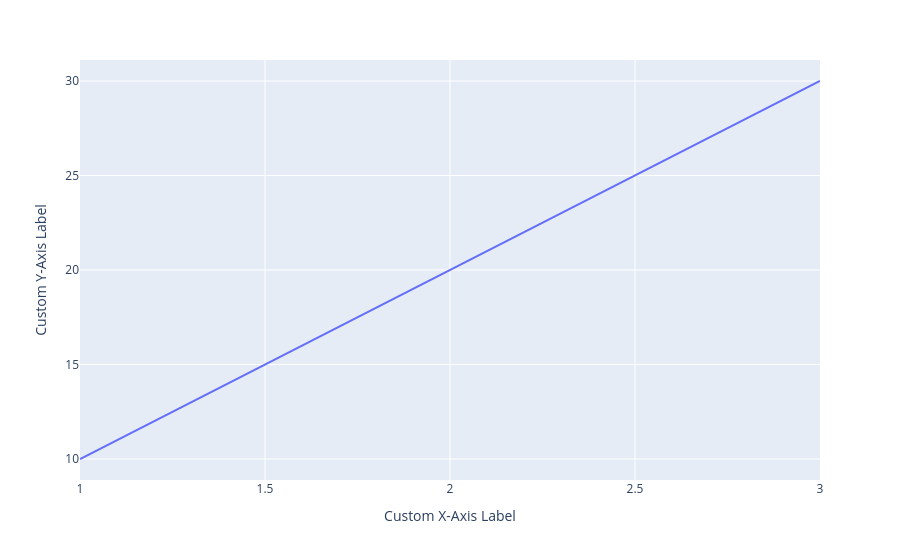

The notebook cell saved with this chart:
### Markdown cell above
## Using update_xaxes and update_yaxes
Alternatively, we can target the axes individually using .update_xaxes() and .update_yaxes() with the title_text parameter. This is especially useful if you are working with multi-axis charts or subplots.

### Code cell
fig = px.line(x=[1, 2, 3], y=[10, 20, 30])

# Update individual axes
fig.update_xaxes(title_text="Custom X-Axis Label")
fig.update_yaxes(title_text="Custom Y-Axis Label")

# You can also style the label font size/color here:
# fig.update_xaxes(title_text="Custom X Label", title_font=dict(size=18, color='red'))

fig.show()

### Figure 1 — Plotly figure (JSON) as saved in the notebook; plotly's stock layout.template omitted (floating-point values rounded to 4 significant figures)
{"data": [{"hovertemplate": "x=%{x}<br>y=%{y}<extra></extra>", "legendgroup": "", "line": {"color": "#636efa", "dash": "solid"}, "marker": {"symbol": "circle"}, "mode": "lines", "name": "", "orientation": "v", "showlegend": false, "type": "scatter", "x": [1, 2, 3], "xaxis": "x", "y": [10, 20, 30], "yaxis": "y"}], "layout": {"legend": {"tracegroupgap": 0}, "margin": {"t": 60}, "xaxis": {"anchor": "y", "domain": [0, 1], "title": {"text": "Custom X-Axis Label"}}, "yaxis": {"anchor": "x", "domain": [0, 1], "title": {"text": "Custom Y-Axis Label"}}}}
